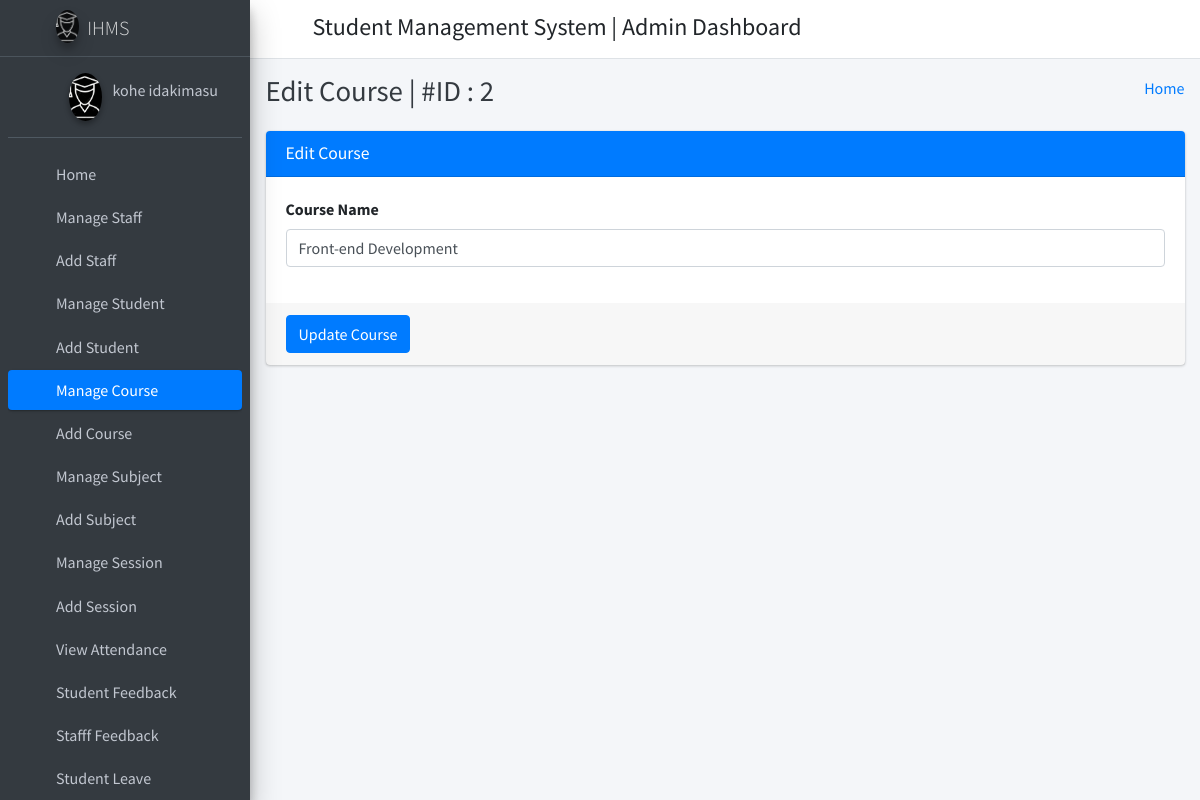
Screenshot of /edit_course/2/ (signed in) with the database file from the repository.
### cms/models.py (models this page shows)
class CustomUser(AbstractUser):
    HOD = '1'
    STAFF = '2'
    STUDENT = '3'
    EMAIL_TO_USER_TYPE_MAP = {
        'hod': HOD,
        'staff': STAFF,
        'student': STUDENT
    }
    groups = models.ManyToManyField(
        Group,
        verbose_name='custom groups',
        blank=True,
        related_name='custom_users',
        related_query_name='custom_user'
    )
    user_permissions = models.ManyToManyField(
        Permission,
        verbose_name='custom user permissions',
        blank=True,
        related_name='custom_custom_users'
    )
    user_type_data = ((HOD, "HOD"), (STAFF, "Staff"), (STUDENT, "Student"))
    user_type = models.CharField(default=1, choices=user_type_data, max_length=10)

class Courses(models.Model):
    id = models.AutoField(primary_key=True)
    course_name = models.CharField(max_length=255)
    created_at = models.DateTimeField(auto_now_add=True)
    updated_at = models.DateTimeField(auto_now=True)
    objects = models.Manager()

### cms/HodViews.py (the view)
# urls.py: path('edit_course/<course_id>/', HodViews.edit_course, name="edit_course"),
def edit_course(request, course_id):
    course = Courses.objects.get(id=course_id)
    context = {
        "course": course,
        "id": course_id
    }
    return render(request, 'cms/hod_template/edit_course_template.html', context)

### cms/templates/cms/hod_template/edit_course_template.html (shortened to what this page needs)
{% extends 'cms/hod_template/base_template.html' %}
{% block page_title %}
    Edit Course | #ID : {{ course.id }}
{% endblock page_title %}
{% block main_content %}
{% load static %}
<section class="content">
        <div class="container-fluid">
            <div class="row">
                <div class="col-md-12">
                    <div class="card card-primary">
                    <div class="card-header">
                        <h3 class="card-title">Edit Course</h3>
                    </div>
                    <form role="form" method="POST" action="{% url 'cms:edit_course_save' %}">
                        <div class="card-body">
                            <div class="form-group">
                                <label>Course Name </label>
                                <input type="text" class="form-control" name="course" value="{{ course.course_name }}">
                            </div>
                        </div>
                        <div class="card-footer">
                        <button type="submit" class="btn btn-primary">Update Course</button>
                        </div>
                    </form>
                    </div>
                </div>
            </div>
        </div>
      </section>
  {% endblock main_content %}

### cms/templates/cms/hod_template/sidebar_template.html (shortened to what this page needs)
{% load static %}
<aside class="main-sidebar sidebar-dark-primary elevation-4">
      <a href="{% url 'cms:student_home' %}" class="brand-link">
        <img src="{% static 'dist/img/logo.png' %}" alt="AdminLTE Logo" class="brand-image img-circle elevation-3 ml-5"
            style="opacity: .8">
        <span class="brand-text font-weight-light">IHMS</span>
      </a>
      <div class="sidebar">
        <div class="user-panel mt-3 pb-3 mb-3 d-flex">
          <div class="image">
            <img src="{% static 'dist/img/logo.png' %}" class="img-circle elevation-2 ml-5" alt="User Image" style="max-width:100%;">
          </div>
          <div class="info">
            <a href="{% url 'cms:student_profile' %}" class="d-block">{{ user.first_name }} {{ user.last_name }}</a>
          </div>
        </div>
        <nav class="mt-2">
          <ul class="nav nav-pills nav-sidebar flex-column" data-widget="treeview" role="menu" data-accordion="false">
            <li class="nav-item">
              {% url 'cms:admin_home' as admin_home %}
              <a href="{{ admin_home }}" class="nav-link {% if request.path == admin_home %} active {% endif %}">
                <i class="nav-icon fas fa-tachometer-alt"></i>
                <p>
                  Home
                </p>
              </a>
            </li>
            <li class="nav-item">
              {% url 'cms:manage_staff' as manage_staff %}
              {% url 'cms:edit_staff' staff_id=id as edit_staff %}
              <a href="{{ manage_staff }}" class="nav-link {% if request.path == manage_staff %} active {% endif %} {% if request.path == edit_staff %} active {% endif %}">
                <i class="nav-icon fas fa-chalkboard-teacher"></i>
                <p>
                  Manage Staff
                </p>
              </a>
            </li>
            <li class="nav-item">
              {% url 'cms:add_staff' as add_staff %}
              <a href="{{ add_staff }}" class="nav-link {% if request.path == add_staff %} active {% endif %}">
                <i class="nav-icon fas fa-th"></i>
                <p>
                  Add Staff
                </p>
              </a>
            </li>
            <li class="nav-item">
              {% url 'cms:manage_student' as manage_student %}
              {% url 'cms:edit_student' student_id=id as edit_student %}
              <a href="{{ manage_student }}" class="nav-link {% if request.path == manage_student %} active {% endif %} {% if request.path == edit_student %} active {% endif %}">
                <i class="nav-icon fas fa-user-graduate"></i>
                <p>
                  Manage Student
                </p>
              </a>
            </li>
            <li class="nav-item">
              {% url 'cms:add_student' as add_student %}
              <a href="{{ add_student }}" class="nav-link {% if request.path == add_student %} active {% endif %}">
                <i class="nav-icon fas fa-th"></i>
                <p>
                  Add Student
                </p>
              </a>
            </li>
            <li class="nav-item">
              {% url 'cms:manage_course' as manage_course %}
              {% url 'cms:edit_course' course_id=id as edit_course %}
              <a href="{{ manage_course }}" class="nav-link {% if request.path == manage_course %} active {% endif %} {% if request.path == edit_course %} active {% endif %}">
                <i class="nav-icon fas fa-chalkboard"></i>
                <p>
                  Manage Course
                </p>
              </a>
            </li>
            <li class="nav-item">
            {% url 'cms:add_course' as add_course %}
              <a href="{{ add_course }}" class="nav-link {% if request.path == add_course %} active {% endif %}">
                <i class="nav-icon fas fa-th"></i>
                <p>
                  Add Course
                </p>
              </a>
            </li>
            <li class="nav-item">
              {% url 'cms:manage_subject' as manage_subject %}
              {% url 'cms:edit_subject' subject_id=id as edit_subject %}
              <a href="{{ manage_subject }}" class="nav-link {% if request.path == manage_subject %} active {% endif %} {% if request.path == edit_subject %} active {% endif %}">
                <i class="nav-icon fas fa-book"></i>
                <p>
                  Manage Subject
                </p>
              </a>
            </li>
            <li class="nav-item">
              {% url 'cms:add_subject' as add_subject %}
              <a href="{{ add_subject }}" class="nav-link {% if request.path == add_subject %} active {% endif %}">
                <i class="nav-icon fas fa-th"></i>
                <p>
                  Add Subject
                </p>
              </a>
            </li>
            <li class="nav-item">
              {% url 'cms:manage_session' as manage_session %}
              {% url 'cms:edit_session' session_id=id as edit_session %}
              <a href="{{ manage_session }}" class="nav-link {% if request.path == manage_session %} active {% endif %} {% if request.path == edit_session %} active {% endif %}">
                <i class="nav-icon fas fa-graduation-cap"></i>
                <p>
                  Manage Session
                </p>
              </a>
            </li>
            <li class="nav-item">
              {% url 'cms:add_session' as add_session %}
              <a href="{{ add_session }}" class="nav-link {% if request.path == add_session %} active {% endif %}">
                <i class="nav-icon fas fa-th"></i>
                <p>
                  Add Session
                </p>
              </a>
            </li>
            <li class="nav-item">
              {% url 'cms:admin_view_attendance' as admin_view_attendance %}
              <a href="{{ admin_view_attendance }}" class="nav-link {% if request.path == admin_view_attendance %} active {% endif %}">
                <i class="nav-icon fas fa-calendar-alt"></i>
                <p>
                  View Attendance
                </p>
              </a>
            </li>
            <li class="nav-item">
              {% url 'cms:student_feedback_message' as student_feedback_message %}
              <a href="{{ student_feedback_message }}" class="nav-link {% if request.path == student_feedback_message %} active {% endif %}">
                <i class="nav-icon fas fa-th"></i>
                <p>
                  Student Feedback
                </p>
              </a>
            </li>
            <li class="nav-item">
              {% url 'cms:staff_feedback_message' as staff_feedback_message %}
              <a href="{{ staff_feedback_message }}" class="nav-link {% if request.path == staff_feedback_message %} active {% endif %}">
                <i class="nav-icon fas fa-th"></i>
                <p>
                  Stafff Feedback
                </p>
              </a>
            </li>
            <li class="nav-item">
              {% url 'cms:student_leave_view' as student_leave_view %}
              <a href="{{ student_leave_view }}" class="nav-link {% if request.path == student_leave_view %} active {% endif %}">
                <i class="nav-icon fas fa-th"></i>
                <p>
                  Student Leave
                </p>
              </a>
            </li>
          </ul>
        </nav>
      </div>
    </aside>

### rows the page displays
CustomUser: first_name "kohe", last_name "idakimasu"
Courses: id "2", course "Front-end Development"
